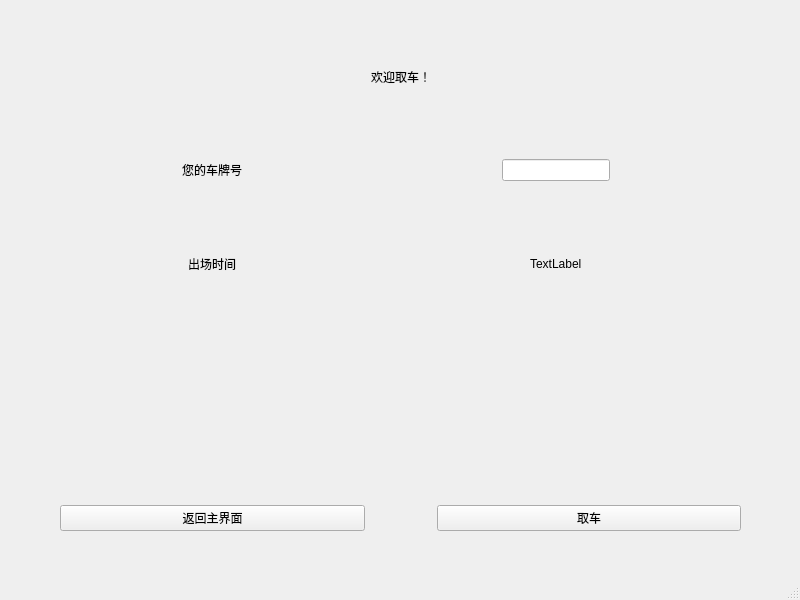
<?xml version="1.0" encoding="UTF-8"?>
<ui version="4.0">
 <class>out</class>
 <widget class="QMainWindow" name="out">
  <property name="geometry">
   <rect>
    <x>0</x>
    <y>0</y>
    <width>800</width>
    <height>600</height>
   </rect>
  </property>
  <property name="windowTitle">
   <string>MainWindow</string>
  </property>
  <widget class="QWidget" name="centralwidget">
   <widget class="QWidget" name="gridLayoutWidget_2">
    <property name="geometry">
     <rect>
      <x>60</x>
      <y>0</y>
      <width>681</width>
      <height>531</height>
     </rect>
    </property>
    <layout class="QGridLayout" name="gridLayout_2">
     <item row="7" column="2">
      <widget class="QPushButton" name="takeBtn">
       <property name="text">
        <string>取车</string>
       </property>
      </widget>
     </item>
     <item row="4" column="1" colspan="2" alignment="Qt::AlignHCenter">
      <widget class="QLabel" name="timeLabel">
       <property name="text">
        <string>TextLabel</string>
       </property>
      </widget>
     </item>
     <item row="0" column="1" alignment="Qt::AlignHCenter">
      <widget class="QLabel" name="label_2">
       <property name="styleSheet">
        <string notr="true">font: 20pt &quot;苹方 特粗&quot;;</string>
       </property>
       <property name="text">
        <string>欢迎取车！</string>
       </property>
      </widget>
     </item>
     <item row="2" column="1" colspan="2" alignment="Qt::AlignHCenter">
      <widget class="QLineEdit" name="plate"/>
     </item>
     <item row="4" column="0" alignment="Qt::AlignHCenter">
      <widget class="QLabel" name="label_3">
       <property name="text">
        <string>出场时间</string>
       </property>
      </widget>
     </item>
     <item row="0" column="2">
      <spacer name="horizontalSpacer_2">
       <property name="orientation">
        <enum>Qt::Horizontal</enum>
       </property>
       <property name="sizeHint" stdset="0">
        <size>
         <width>40</width>
         <height>20</height>
        </size>
       </property>
      </spacer>
     </item>
     <item row="7" column="0">
      <widget class="QPushButton" name="returnBtn">
       <property name="text">
        <string>返回主界面</string>
       </property>
      </widget>
     </item>
     <item row="5" column="0">
      <widget class="QLabel" name="label_6">
       <property name="text">
        <string/>
       </property>
      </widget>
     </item>
     <item row="0" column="0">
      <spacer name="horizontalSpacer">
       <property name="orientation">
        <enum>Qt::Horizontal</enum>
       </property>
       <property name="sizeHint" stdset="0">
        <size>
         <width>40</width>
         <height>20</height>
        </size>
       </property>
      </spacer>
     </item>
     <item row="2" column="0" alignment="Qt::AlignHCenter">
      <widget class="QLabel" name="label_4">
       <property name="text">
        <string>您的车牌号</string>
       </property>
      </widget>
     </item>
    </layout>
   </widget>
  </widget>
  <widget class="QMenuBar" name="menubar">
   <property name="geometry">
    <rect>
     <x>0</x>
     <y>0</y>
     <width>800</width>
     <height>23</height>
    </rect>
   </property>
  </widget>
  <widget class="QStatusBar" name="statusbar"/>
 </widget>
 <resources/>
 <connections/>
</ui>
